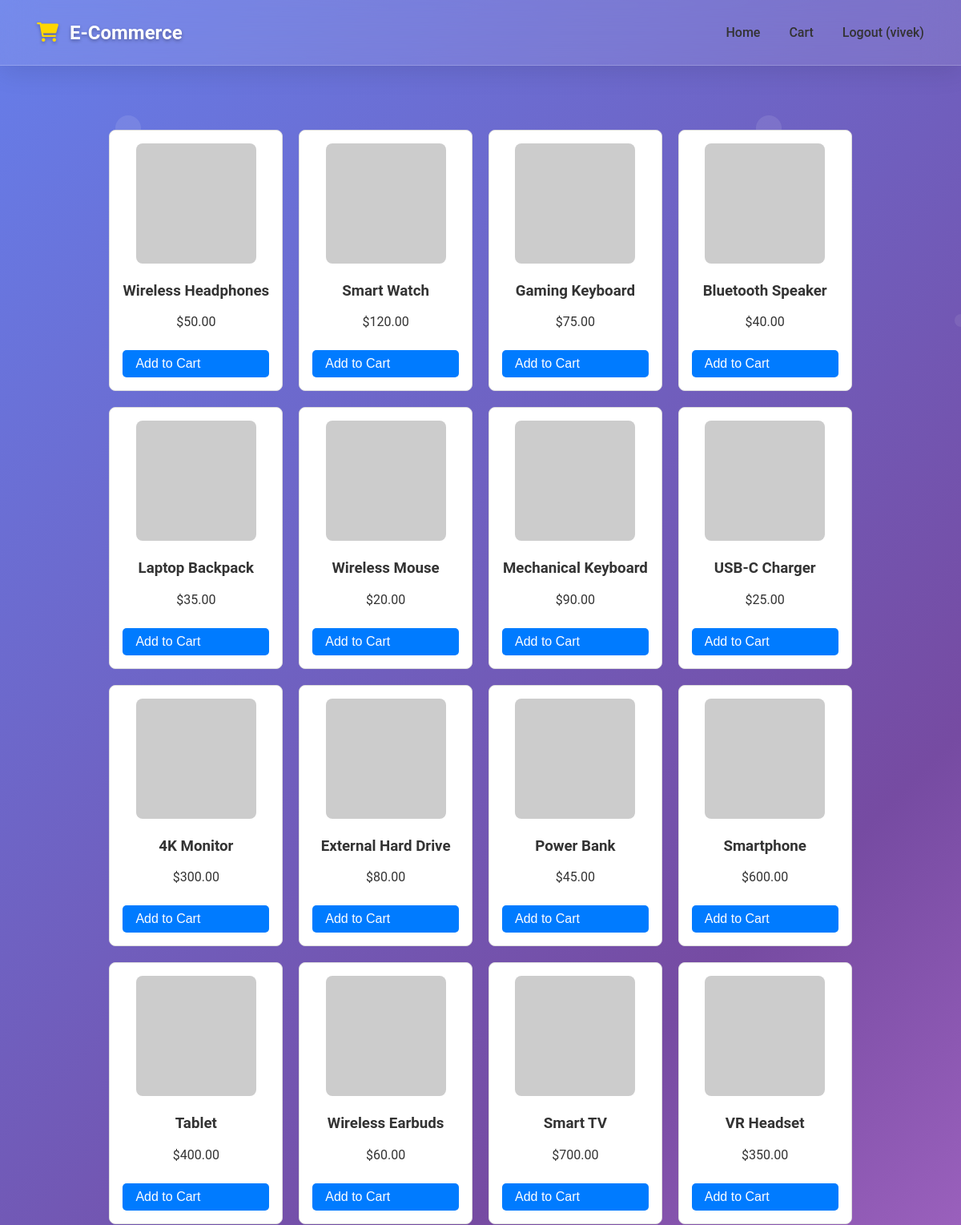
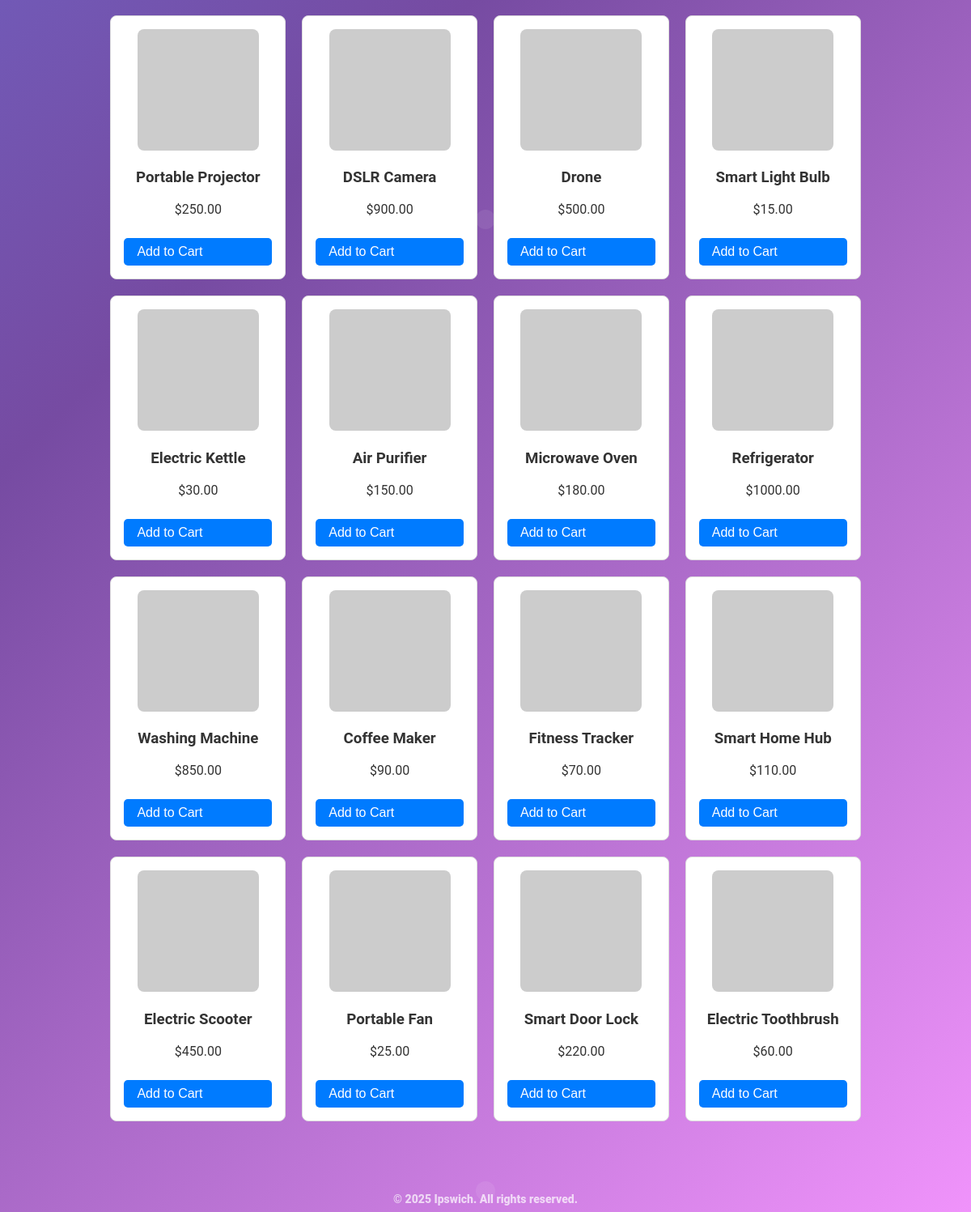
/ (signed in), run on the app's committed database (2 pictures, top to bottom).
### store/models.py (models this page shows, shortened)
class Product(models.Model):
    name = models.CharField(max_length=100)
    price = models.DecimalField(max_digits=10, decimal_places=2)
    img = models.URLField()

### store/views.py (the view)
# urls.py: path("", views.home, name="home"),
def home(request):
    products = Product.objects.all()
    return render(request, "store/home.html", {"products": products})

### store/templates/store/home.html (shortened to what this page needs)
{% extends "base.html" %}
{% block content %}
<div class="products">
    {% for product in products %}
    <div class="product-card">
        <img src="{{ product.img }}" alt="{{ product.name }}" style="max-width: 100%; height: 150px; object-fit: cover; border-radius: 8px;">
        <h3>{{ product.name }}</h3>
        <p>${{ product.price }}</p>
        <form method="post" action="{% url 'add_to_cart' product.id %}">
            <button type="submit">Add to Cart</button>
        </form>
    </div>
    {% endfor %}
</div>
{% endblock %}

### store/templates/base.html (style rules this page uses)
* { box-sizing: border-box; }
body { font-family: 'Roboto', 'Segoe UI', Tahoma, Geneva, Verdana, sans-serif; background: linear-gradient(135deg, #667eea 0%, #764ba2 50%, #f093fb 100%); background-attachment: fixed; margin: 0; padding: 0; color: #333; min-height: 100vh; display: flex; flex-direction: column; overflow-x: hidden; }
body::before { content: ''; position: fixed; top: 0; left: 0; width: 100%; height: 100%; pointer-events: none; z-index: -1; }
form { display: flex; flex-direction: column; gap: 20px; }
form button { padding: 12px 24px; border: none; border-radius: 10px; font-size: 16px; font-weight: 500; display: inline-flex; align-items: center; background: linear-gradient(135deg, #667eea 0%, #764ba2 100%); color: white; cursor: pointer; transition: all 0.3s ease; }

### store/templates/store/home.html (style rules this page uses)
.products { display: grid; grid-template-columns: repeat(4, 1fr); gap: 20px; padding: 20px; }
.product-card { border: 1px solid #ddd; padding: 1rem; border-radius: 8px; background: #fff; text-align: center; transition: transform 0.2s ease-in-out; }
.product-card img { max-width: 100%; height: 150px; object-fit: cover; border-radius: 8px; }
.product-card button { background: #007bff; color: white; border: none; padding: 0.5rem 1rem; border-radius: 5px; cursor: pointer; margin-top: 10px; }

### data on the page
Product: name "Wireless Headphones", price "50.00"
Product: name "Smart Watch", price "120.00"
Product: name "Gaming Keyboard", price "75.00"
Product: name "Bluetooth Speaker", price "40.00"
Product: name "Laptop Backpack", price "35.00"
Product: name "Wireless Mouse", price "20.00"
Product: name "Mechanical Keyboard", price "90.00"
Product: name "USB-C Charger", price "25.00"
Product: name "4K Monitor", price "300.00"
Product: name "External Hard Drive", price "80.00"
Product: name "Power Bank", price "45.00"
Product: name "Smartphone", price "600.00"
Product: name "Tablet", price "400.00"
Product: name "Wireless Earbuds", price "60.00"
Product: name "Smart TV", price "700.00"
Product: name "VR Headset", price "350.00"
Product: name "Portable Projector", price "250.00"
Product: name "DSLR Camera", price "900.00"
Product: name "Drone", price "500.00"
Product: name "Smart Light Bulb", price "15.00"
Product: name "Electric Kettle", price "30.00"
Product: name "Air Purifier", price "150.00"
Product: name "Microwave Oven", price "180.00"
Product: name "Refrigerator", price "1000.00"
Product: name "Washing Machine", price "850.00"
Product: name "Coffee Maker", price "90.00"
Product: name "Fitness Tracker", price "70.00"
Product: name "Smart Home Hub", price "110.00"
Product: name "Electric Scooter", price "450.00"
Product: name "Portable Fan", price "25.00"
Product: name "Smart Door Lock", price "220.00"
Product: name "Electric Toothbrush", price "60.00"

### other printed values
{{ request.session.user_name }} "vivek"
